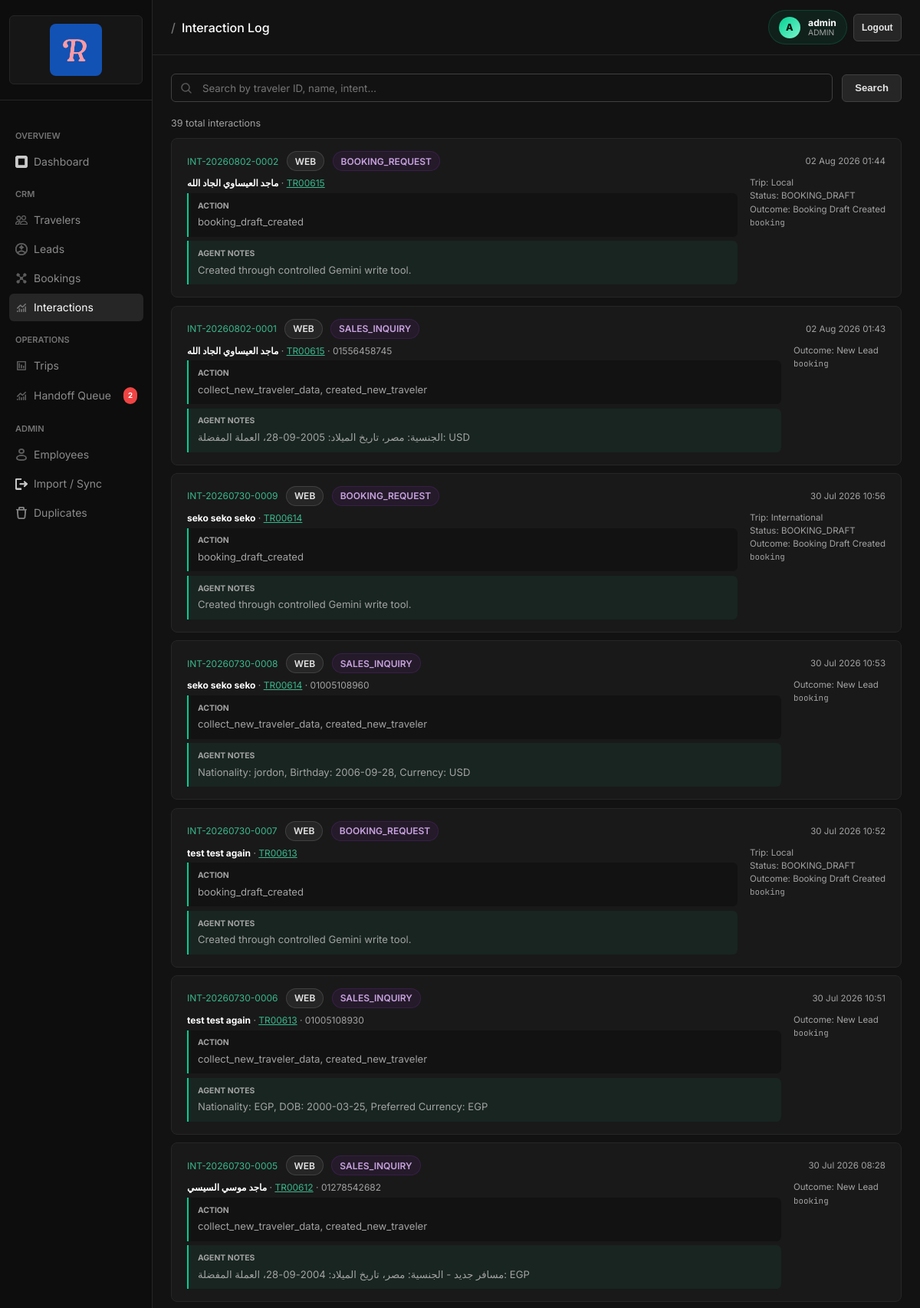
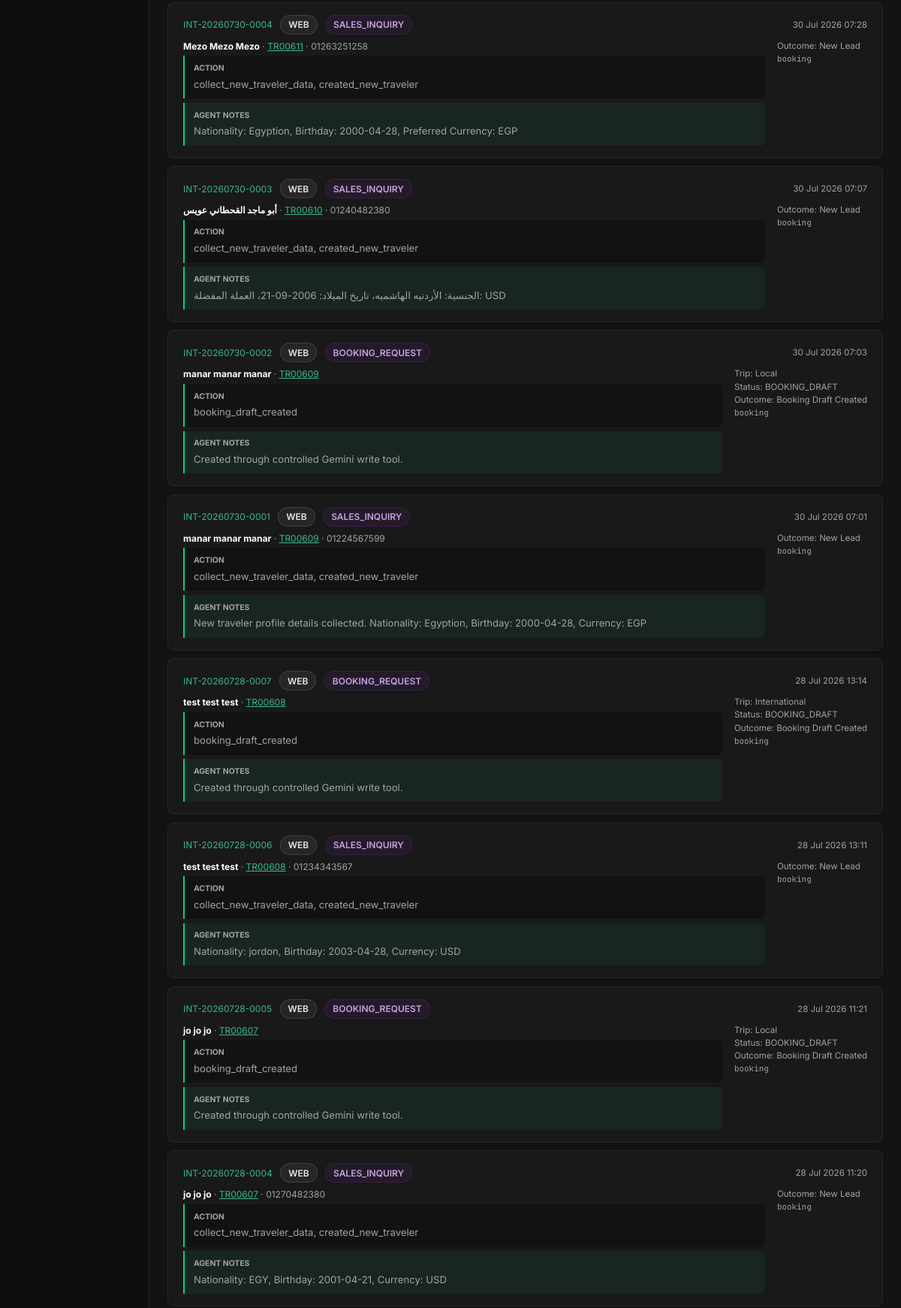
The page /interactions/ (signed in, upper part) on the database its author committed (2 pictures, top to bottom).
### app/models/user.py (models this page shows, shortened)
class User(db.Model, UserMixin):
    __tablename__ = 'users'
    id = db.Column(db.Integer, primary_key=True)
    username = db.Column(db.String(80), unique=True, nullable=False)
    full_name = db.Column(db.String(200))
    password_hash = db.Column(db.String(200), nullable=False)
    email = db.Column(db.String(120), unique=True)
    role = db.Column(db.String(50), nullable=False, default='agent', index=True)
    is_active = db.Column(db.Boolean, default=True)
    created_at = db.Column(db.DateTime, default=_utc_now)
    updated_at = db.Column(db.DateTime, default=_utc_now, onupdate=_utc_now)
    last_login_at = db.Column(db.DateTime)
    assigned_leads = db.relationship(
        'Lead',
        foreign_keys='Lead.assigned_to_user_id',
        back_populates='assigned_user',
        lazy='dynamic',
    )
    assigned_bookings = db.relationship(
        'TripBooking',
        foreign_keys='TripBooking.assigned_to_user_id',
        back_populates='assigned_user',
        lazy='dynamic',
    )
    @property
    def display_name(self) -> str:
        return (self.full_name or self.username or '').strip() or f'User {self.id}'

### app/models/interaction.py (models this page shows, shortened)
class Interaction(db.Model):
    __tablename__ = 'interactions'
    interaction_id = db.Column(db.String(50), primary_key=True)
    timestamp = db.Column(db.DateTime, default=_utc_now)
    channel = db.Column(db.String(50))
    customer_name = db.Column(db.String(200))
    raw_phone = db.Column(db.String(50))
    integrated_whatsapp = db.Column(db.String(50))
    phone_lookup_key = db.Column(db.String(50))
    traveler_id = db.Column(db.String(20), db.ForeignKey('travelers.traveler_id'))
    matched_row = db.Column(db.Integer)
    status_snapshot = db.Column(db.String(100))
    intent = db.Column(db.String(100))
    trip_type = db.Column(db.String(50))
    suggested_trips = db.Column(db.Text)
    action_taken = db.Column(db.Text)
    handoff_required = db.Column(db.Boolean, default=False)
    handoff_reason = db.Column(db.Text)
    agent_notes = db.Column(db.Text)
    flow_key = db.Column(db.String(100))
    step_key = db.Column(db.String(100))
    message_key = db.Column(db.String(100))
    language = db.Column(db.String(20))
    source_sheet = db.Column(db.String(100))
    source_row = db.Column(db.Integer)
    outcome = db.Column(db.Text)

### app/routes/interactions.py (the view, shortened to what this page needs)
@interactions_bp.route('/')
def index():
    q = request.args.get('q', '')
    page = request.args.get('page', 1, type=int)
    per_page = 30
    query = Interaction.query
    pagination = query.order_by(Interaction.timestamp.desc()).paginate(
        page=page, per_page=per_page, error_out=False)
    return render_template('interactions/index.html',
                           interactions=pagination.items,
                           pagination=pagination,
                           total_count=pagination.total,
                           q=q)

### app/security.py (called while the page is built, shortened)
def _session_authenticated() -> bool:
    return current_user() is not None

def _authenticated() -> bool:
    return _session_authenticated() or _api_token_authenticated()

def _browser_auth_required() -> bool:
    endpoint = str(request.endpoint or "").strip()
    if not endpoint or endpoint in PUBLIC_BROWSER_ENDPOINTS:
        return False
    blueprint = str(request.blueprint or "").strip()
    if blueprint in PROTECTED_BROWSER_BLUEPRINTS:
        return True
    if endpoint == "index":
        return True
    return False

def _role() -> str:
    user = current_user()
    if user:
        return str(user.role or "").strip().lower()
    if _api_token_authenticated():
        return _api_token_role()
    return ""

def current_user() -> User | None:
    raw_id = session.get("user_id")
    try:
        user_id = int(raw_id)
    except (TypeError, ValueError):
        user_id = None
    user = db.session.get(User, user_id) if user_id is not None else None
    if user and user.is_active:
        return user

def current_role() -> str:
    return _role()

def generate_csrf_token() -> str:
    token = session.get("csrf_token")
    if not token:
        token = secrets.token_urlsafe(32)
        session["csrf_token"] = token
    return str(token)

def _wants_json() -> bool:
    if request.is_json or request.path.startswith("/api/"):
        return True
    accept = request.headers.get("Accept", "")
    return "application/json" in accept and "text/html" not in accept

def crm_request_guard():
    is_sensitive_read = request.method == "GET" and any(
        marker in request.path for marker in SENSITIVE_READ_MARKERS
    )
    if request.path in {"/login", "/api/auth/login", "/logout", "/api/auth/logout"}:
        return None
    if not current_app.config.get("CRM_AUTH_ENABLED", False):
        return None
    wants_json = _wants_json()
    if request.method == "GET" and _browser_auth_required() and not _authenticated():
        flash("Login required", "error")
        return redirect(url_for("auth.login", next=request.url))
    if request.method not in WRITE_METHODS and not is_sensitive_read:
        return None

### app/templates/interactions/index.html (shortened to what this page needs)
{% extends "base.html" %}
{% block topbar_title %}Interaction Log{% endblock %}
{% block content %}
<form method="GET" action="{{ url_for('interactions.index') }}" class="search-bar">
    <div class="search-input-wrap">
        <input class="form-input" type="text" name="q" value="{{ q }}" placeholder="Search by traveler ID, name, intent…">
    </div>
    <button type="submit" class="btn btn-ghost">Search</button>
</form>
<div style="margin-bottom:0.75rem;font-size:0.78rem;color:var(--text-muted)">{{ total_count }} total interactions</div>
{% if interactions %}
<div style="display:flex;flex-direction:column;gap:0.65rem">
{% for i in interactions %}
<div class="card" style="padding:1rem 1.25rem">
    <div style="display:flex;align-items:center;justify-content:space-between;flex-wrap:wrap;gap:0.5rem;margin-bottom:0.5rem">
        <div style="display:flex;align-items:center;gap:0.65rem;flex-wrap:wrap">
            <span class="mono" style="color:var(--accent-2);font-size:0.75rem">{{ i.interaction_id }}</span>
            {% if i.channel %}<span class="badge badge-blue">{{ i.channel }}</span>{% endif %}
            {% if i.intent %}<span class="badge badge-purple">{{ i.intent }}</span>{% endif %}
        </div>
        <span style="font-size:0.72rem;color:var(--text-muted)">
            {{ i.timestamp.strftime('%d %b %Y %H:%M') if i.timestamp else '—' }}
        </span>
    </div>
    <div style="display:flex;gap:1rem;align-items:flex-start;flex-wrap:wrap">
        <div style="flex:1;min-width:200px">
            {% if i.customer_name or i.traveler_id %}
            <div style="font-size:0.75rem;color:var(--text-muted);margin-bottom:0.35rem">
                {% if i.customer_name %}<strong style="color:var(--text-main)">{{ i.customer_name }}</strong>{% endif %}
                {% if i.traveler_id %}
                · <a href="{{ url_for('travelers.detail', traveler_id=i.traveler_id) }}" style="color:var(--accent-2)">{{ i.traveler_id }}</a>
                {% endif %}
                {% if i.raw_phone %} · {{ i.raw_phone }}{% endif %}
            </div>
            {% endif %}
            {% if i.action_taken %}
            <div style="background:var(--bg-base);border-left:2px solid var(--accent);border-radius:0 0.4rem 0.4rem 0;padding:0.55rem 0.75rem;font-size:0.82rem;color:var(--text-dim);line-height:1.5;margin-bottom:0.35rem">
                <div style="font-size:0.65rem;font-weight:700;color:var(--text-muted);text-transform:uppercase;letter-spacing:0.06em;margin-bottom:4px">Action</div>
                {{ i.action_taken[:250] }}{% if i.action_taken|length > 250 %}…{% endif %}
            </div>
            {% endif %}
            {% if i.agent_notes %}
            <div style="background:rgba(0,208,146,0.06);border-left:2px solid var(--accent);border-radius:0 0.4rem 0.4rem 0;padding:0.55rem 0.75rem;font-size:0.82rem;color:var(--text-dim);line-height:1.5">
                <div style="font-size:0.65rem;font-weight:700;color:var(--text-muted);text-transform:uppercase;letter-spacing:0.06em;margin-bottom:4px">Agent Notes</div>
                {{ i.agent_notes[:200] }}{% if i.agent_notes|length > 200 %}…{% endif %}
            </div>
            {% endif %}
        </div>
        <div style="flex-shrink:0;font-size:0.72rem;color:var(--text-muted);display:flex;flex-direction:column;gap:0.2rem;min-width:120px">
            {% if i.trip_type %}<div>Trip: {{ i.trip_type }}</div>{% endif %}
            {% if i.status_snapshot %}<div>Status: {{ i.status_snapshot }}</div>{% endif %}
            {% if i.outcome %}<div>Outcome: {{ i.outcome }}</div>{% endif %}
            {% if i.flow_key %}<div style="font-family:'JetBrains Mono',monospace;font-size:0.68rem">{{ i.flow_key }}</div>{% endif %}
        </div>
    </div>
</div>
{% endfor %}
</div>
{% endif %}
{% endblock %}

### app/templates/base.html (shortened to what this page needs)
<!DOCTYPE html>
<html lang="en">
<head>
    <link rel="stylesheet" href="{{ url_for('static', filename='css/main.css') }}">
</head>
<body>
<div class="app-layout">
    <nav class="sidebar" id="app-sidebar">
        <div class="sidebar-brand">
            <div class="client-workspace-badge" aria-label="Rahma Traveler workspace">
                <span class="client-workspace-row">
                    <span class="client-logo-chip">
                        <img class="client-workspace-logo" src="{{ url_for('static', filename='assets/rahma/logos/rahma-r-mark.jpeg') }}" alt="Rahma Traveler">
                    </span>
                </span>
            </div>
        </div>
        <div class="sidebar-nav">
            <div class="nav-section-label">Overview</div>
            <a href="{{ url_for('admin.dashboard') }}" class="nav-link {% if request.endpoint == 'admin.dashboard' %}active{% endif %}">
                <span class="nav-icon">⊞</span> Dashboard
            </a>
            <div class="nav-section-label">CRM</div>
            <a href="{{ url_for('travelers.index') }}" class="nav-link {% if request.blueprint == 'travelers' %}active{% endif %}">
                <span class="nav-icon"></span> Travelers
            </a>
            <a href="{{ url_for('leads.index') }}" class="nav-link {% if request.blueprint == 'leads' %}active{% endif %}">
                <span class="nav-icon"></span> Leads
            </a>
            <a href="{{ url_for('bookings.index') }}" class="nav-link {% if request.blueprint == 'bookings' %}active{% endif %}">
                <span class="nav-icon"></span> Bookings
            </a>
            <a href="{{ url_for('interactions.index') }}" class="nav-link {% if request.blueprint == 'interactions' %}active{% endif %}">
                <span class="nav-icon"></span> Interactions
            </a>
            <div class="nav-section-label">Operations</div>
            <a href="{{ url_for('trips.index') }}" class="nav-link {% if request.blueprint == 'trips' %}active{% endif %}">
                <span class="nav-icon"></span> Trips
            </a>
            <a href="{{ url_for('handoffs.index') }}" class="nav-link {% if request.blueprint == 'handoffs' %}active{% endif %}">
                <span class="nav-icon"></span> Handoff Queue
                <span class="nav-badge" id="sidebar-handoff-badge" style="display:none">0</span>
            </a>
            <div class="nav-section-label">Admin</div>
            <a href="{{ url_for('admin.users') }}" class="nav-link {% if request.endpoint == 'admin.users' %}active{% endif %}">
                <span class="nav-icon"></span> Employees
            </a>
            <a href="{{ url_for('admin.import_data') }}" class="nav-link {% if request.endpoint == 'admin.import_data' %}active{% endif %}">
                <span class="nav-icon"></span> Import / Sync
            </a>
            <a href="{{ url_for('admin.duplicates') }}" class="nav-link {% if request.endpoint == 'admin.duplicates' %}active{% endif %}">
                <span class="nav-icon"></span> Duplicates
            </a>
        </div>
    </nav>
    <div class="main-content">
        <div class="topbar">
            <span class="topbar-title">{% block topbar_title %}{% endblock %}</span>
            <div class="topbar-actions">
                {% if current_employee %}
                <div class="session-pill" title="Signed in employee">
                    <span class="session-pill-avatar">{{ (current_employee.display_name or current_employee.username or '?')[:1]|upper }}</span>
                    <span class="session-pill-copy">
                        <span class="session-pill-name">{{ current_employee.display_name }}</span>
                        <span class="session-pill-role">{{ current_employee_role or 'employee' }}</span>
                    </span>
                </div>
                <form method="post" action="{{ url_for('auth.logout') }}" style="display:inline-flex; margin:0;">
                    <button type="submit" class="btn btn-ghost btn-sm">Logout</button>
                </form>
                {% endif %}
            </div>
        </div>
        <div class="page-body">
            {% block content %}{% endblock %}
        </div>
    </div>
</div>
</body>
</html>

### rows shown on the page
User: full_name "A", display_name "admin"
Interaction: interaction_id "INT-20260802-0002", channel "WEB", intent "BOOKING_REQUEST", timestamp "02 Aug 2026 01:44", customer_name "ماجد العيساوي الجاد الله", traveler_id "TR00615", action_taken "booking_draft_created", agent_notes "Created through controlled Gemini write tool.", trip_type "Local", status_snapshot "BOOKING_DRAFT", outcome "Booking Draft Created", flow_key "booking"
Interaction: interaction_id "INT-20260802-0001", channel "WEB", intent "SALES_INQUIRY", timestamp "02 Aug 2026 01:43", customer_name "ماجد العيساوي الجاد الله", traveler_id "TR00615", raw_phone "01556458745", action_taken "collect_new_traveler_data, created_new_traveler", agent_notes "الجنسية: مصر، تاريخ الميلاد: 2005-09-28، العملة المفضلة: USD", outcome "New Lead", flow_key "booking"
Interaction: interaction_id "INT-20260730-0009", channel "WEB", intent "BOOKING_REQUEST", timestamp "30 Jul 2026 10:56", customer_name "seko seko seko", traveler_id "TR00614", action_taken "booking_draft_created", agent_notes "Created through controlled Gemini write tool.", trip_type "International", status_snapshot "BOOKING_DRAFT", outcome "Booking Draft Created", flow_key "booking"
Interaction: interaction_id "INT-20260730-0008", channel "WEB", intent "SALES_INQUIRY", timestamp "30 Jul 2026 10:53", customer_name "seko seko seko", traveler_id "TR00614", raw_phone "01005108960", action_taken "collect_new_traveler_data, created_new_traveler", agent_notes "Nationality: jordon, Birthday: 2006-09-28, Currency: USD", outcome "New Lead", flow_key "booking"
Interaction: interaction_id "INT-20260730-0007", channel "WEB", intent "BOOKING_REQUEST", timestamp "30 Jul 2026 10:52", customer_name "test test again", traveler_id "TR00613", action_taken "booking_draft_created", agent_notes "Created through controlled Gemini write tool.", trip_type "Local", status_snapshot "BOOKING_DRAFT", outcome "Booking Draft Created", flow_key "booking"
Interaction: interaction_id "INT-20260730-0006", channel "WEB", intent "SALES_INQUIRY", timestamp "30 Jul 2026 10:51", customer_name "test test again", traveler_id "TR00613", raw_phone "01005108930", action_taken "collect_new_traveler_data, created_new_traveler", agent_notes "Nationality: EGP, DOB: 2000-03-25, Preferred Currency: EGP", outcome "New Lead", flow_key "booking"
Interaction: interaction_id "INT-20260730-0005", channel "WEB", intent "SALES_INQUIRY", timestamp "30 Jul 2026 08:28", customer_name "ماجد موسي السيسي", traveler_id "TR00612", raw_phone "01278542682", action_taken "collect_new_traveler_data, created_new_traveler", agent_notes "مسافر جديد - الجنسية: مصر، تاريخ الميلاد: 2004-09-28، العملة المفضلة: EGP", outcome "New Lead", flow_key "booking"
Interaction: interaction_id "INT-20260730-0004", channel "WEB", intent "SALES_INQUIRY", timestamp "30 Jul 2026 07:28", customer_name "Mezo Mezo Mezo", traveler_id "TR00611", raw_phone "01263251258", action_taken "collect_new_traveler_data, created_new_traveler", agent_notes "Nationality: Egyption, Birthday: 2000-04-28, Preferred Currency: EGP", outcome "New Lead", flow_key "booking"
Interaction: interaction_id "INT-20260730-0003", channel "WEB", intent "SALES_INQUIRY", timestamp "30 Jul 2026 07:07", customer_name "أبو ماجد القحطاني عويس", traveler_id "TR00610", raw_phone "01240482380", action_taken "collect_new_traveler_data, created_new_traveler", agent_notes "الجنسية: الأردنيه الهاشميه، تاريخ الميلاد: 2006-09-21، العملة المفضلة: USD", outcome "New Lead", flow_key "booking"
Interaction: interaction_id "INT-20260730-0002", channel "WEB", intent "BOOKING_REQUEST", timestamp "30 Jul 2026 07:03", customer_name "manar manar manar", traveler_id "TR00609", action_taken "booking_draft_created", agent_notes "Created through controlled Gemini write tool.", trip_type "Local", status_snapshot "BOOKING_DRAFT", outcome "Booking Draft Created", flow_key "booking"
Interaction: interaction_id "INT-20260730-0001", channel "WEB", intent "SALES_INQUIRY", timestamp "30 Jul 2026 07:01", customer_name "manar manar manar", traveler_id "TR00609", raw_phone "01224567599", action_taken "collect_new_traveler_data, created_new_traveler", agent_notes "New traveler profile details collected. Nationality: Egyption, Birthday: 2000-04-28, Currency: EGP", outcome "New Lead", flow_key "booking"
Interaction: interaction_id "INT-20260728-0007", channel "WEB", intent "BOOKING_REQUEST", timestamp "28 Jul 2026 13:14", customer_name "test test test", traveler_id "TR00608", action_taken "booking_draft_created", agent_notes "Created through controlled Gemini write tool.", trip_type "International", status_snapshot "BOOKING_DRAFT", outcome "Booking Draft Created", flow_key "booking"
Interaction: interaction_id "INT-20260728-0006", channel "WEB", intent "SALES_INQUIRY", timestamp "28 Jul 2026 13:11", customer_name "test test test", traveler_id "TR00608", raw_phone "01234343567", action_taken "collect_new_traveler_data, created_new_traveler", agent_notes "Nationality: jordon, Birthday: 2003-04-28, Currency: USD", outcome "New Lead", flow_key "booking"
Interaction: interaction_id "INT-20260728-0005", channel "WEB", intent "BOOKING_REQUEST", timestamp "28 Jul 2026 11:21", customer_name "jo jo jo", traveler_id "TR00607", action_taken "booking_draft_created", agent_notes "Created through controlled Gemini write tool.", trip_type "Local", status_snapshot "BOOKING_DRAFT", outcome "Booking Draft Created", flow_key "booking"
Interaction: interaction_id "INT-20260728-0004", channel "WEB", intent "SALES_INQUIRY", timestamp "28 Jul 2026 11:20", customer_name "jo jo jo", traveler_id "TR00607", raw_phone "01270482380", action_taken "collect_new_traveler_data, created_new_traveler", agent_notes "Nationality: EGY, Birthday: 2001-04-21, Currency: USD", outcome "New Lead", flow_key "booking"

### other values the page prints
{{ current_employee_role or 'employee' }} "ADMIN"
{{ total_count }} "39"
